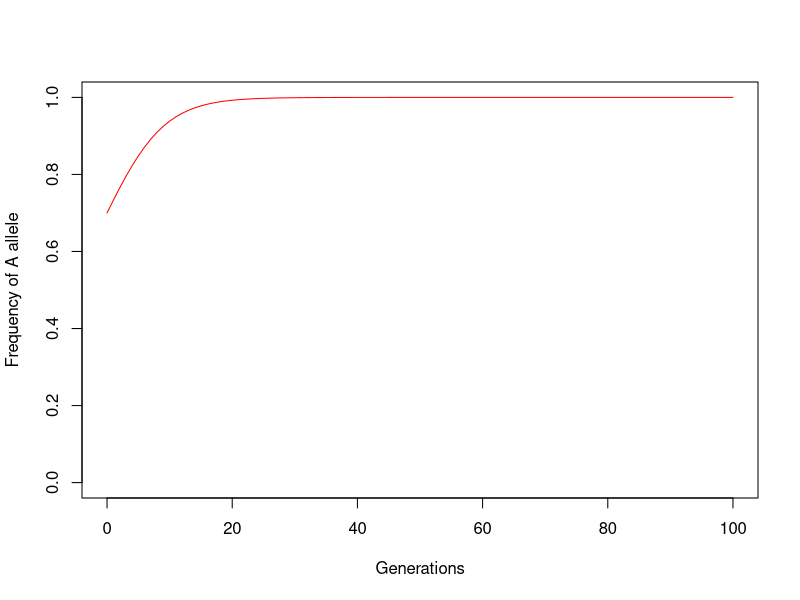
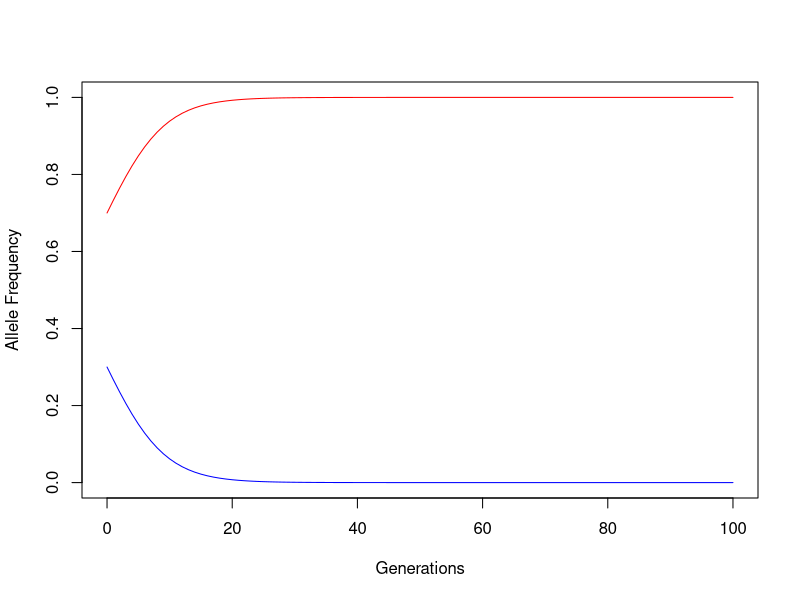
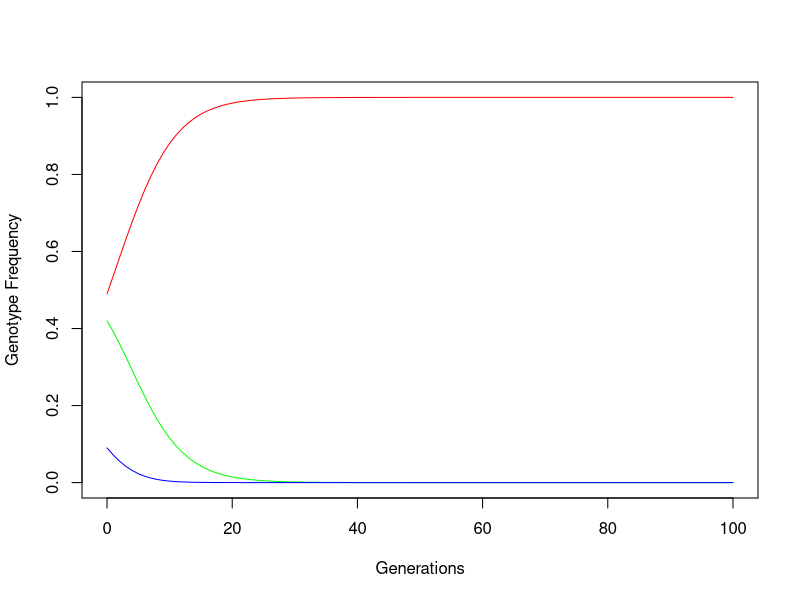

Reproduce these figures in R, in order.
## ---- chunk 1

## ---- chunk 2
options(scipen=10)
## ---- chunk 3
number_of_generations = 100 #how many generations do you want the simulation to run?

#relative fitnesses
##here we are setting the relative fitnesses of each of the genotypes.
fitness_aa = 1
fitness_ab = 0.8
fitness_bb = 0.8

#Starting frequencies of alleles and genotypes
freq_a = 0.7
 
freq_b = 1 - freq_a
freq_aa = freq_a^2
freq_ab = 2 * freq_a * freq_b
freq_bb = freq_b^2
 
#create dataframes for allele and genotype frequencies:
genotypes = data.frame(t = 0, cbind(freq_aa, freq_ab, freq_bb))
alleles_frequency = data.frame(t = 0, cbind(freq_a, freq_b))
 
#Now we will simulate over each subsequent generation. 
for (t in 1 : number_of_generations) {
 
    x_freq_a = freq_aa + 0.5 * freq_ab #get starting freq. of a allele
    x_freq_b = freq_bb + 0.5 * freq_ab #and b allele. Need to redo this for each generation as selection changes allele frequencies.
 
    x_freq_aa = freq_aa * fitness_aa #here you calculate the frequency of a genotype multiplied by its relative fitness, which we need for each genotype to calculate wbar, the mean fitness of the population of zygotes (equation 10.22)
    x_freq_ab = freq_ab * fitness_ab
    x_freq_bb = freq_bb * fitness_bb
     
    wbar = x_freq_aa + x_freq_ab + x_freq_bb #here we add those together as in eq. 10.22 to get wbar
     
    freq_a = ((freq_aa*fitness_aa)+(freq_a*freq_b*fitness_ab))/wbar #see equation 10.26
    freq_b = 1 - freq_a #to get the freq. of the other allele, 1-p
    
    #recalculate genotype frequencies in next generation:
    freq_aa = freq_a^2
    freq_ab = 2 * freq_a * freq_b
    freq_bb = freq_b^2
      
    #add information to table
    genotypes = rbind(genotypes, data.frame(t, cbind(freq_aa, freq_ab, freq_bb)))
    alleles_frequency = rbind(alleles_frequency, data.frame(t, cbind(freq_a, freq_b)))
}
## ---- chunk 4
plot(alleles_frequency$t, alleles_frequency$freq_a,type="l",col="red", xlab="Generations", ylab="Frequency of A allele", ylim = c(0,1)) 
#ylim command sets y limits of axis; 0 is the lower limit and 1 is the upper limit, since we are working with frequencies, it can't be less than 0 or more than 1
## ---- chunk 5
plot(alleles_frequency$t, alleles_frequency$freq_a,type="l",col="red", xlab="Generations", ylab="Allele Frequency", ylim = c(0,1)) 
lines(alleles_frequency$t, alleles_frequency$freq_b,type="l",col="blue")
## ---- chunk 6
plot(genotypes$t, genotypes$freq_aa,type="l",col="red", xlab="Generations", ylab="Genotype Frequency", ylim = c(0,1))
lines(genotypes$t, genotypes$freq_ab,type="l",col="green")
lines(genotypes$t, genotypes$freq_bb,type="l",col="blue")
## ---- chunk 7
#Easy way, use equation 10.27 and the tables we created for allele frequencies using our simulation. 

#create a dataframe that includes p at time t+1 minus p at time t.
#let's use our handy apply function, like we did to get midparent means in chapter 7 and 8.
deltap <- apply(alleles_frequency[,-1], 2, diff) #the -1 excludes the first column, which is just time in generations. The 2 iterates over different rows within the same column (as opposed to before with the means, where we were taking the mean of two columns in the same row), and the diff command subtracts the preceding row's value from the following row to get a difference in p for the two generations.
